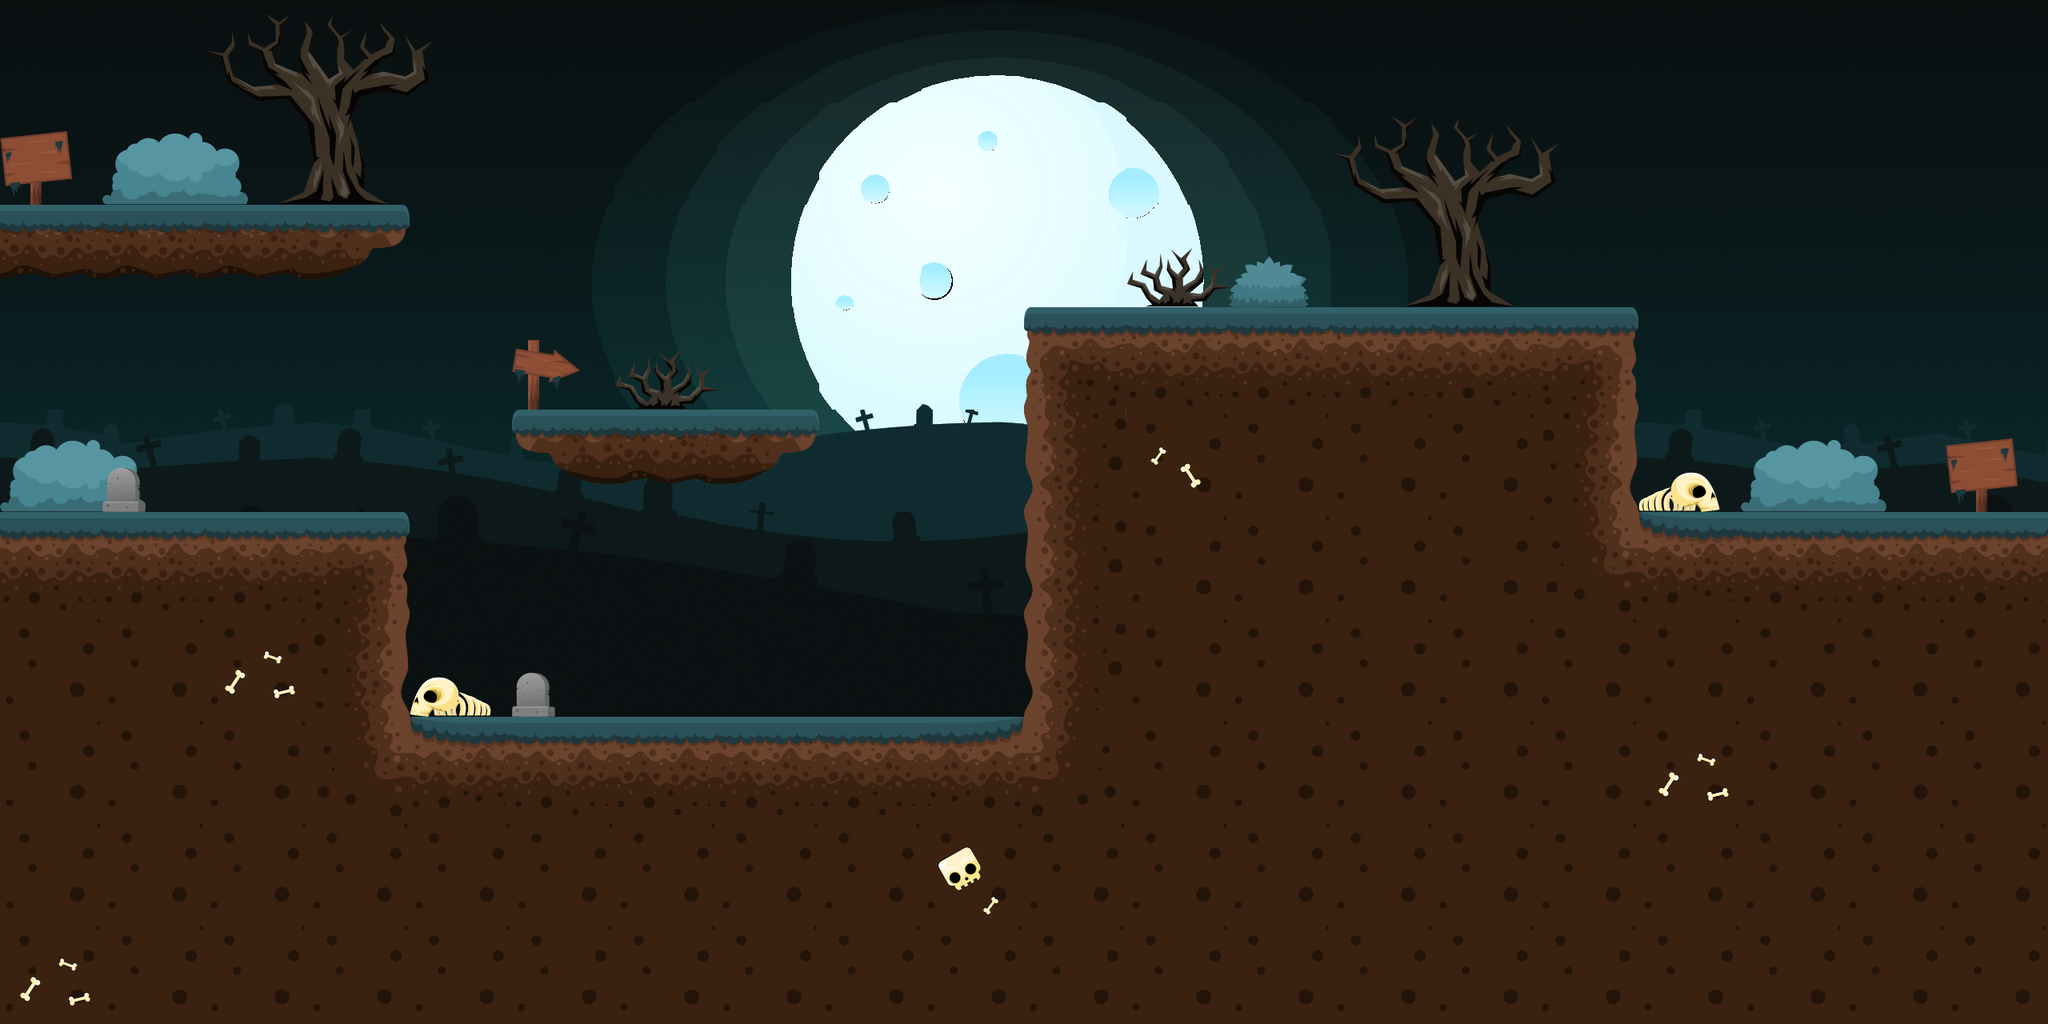

Rendered tile map (Tiled .tmx) drawn with the repository's tilesets; below, a short description and the full map source, tile grids included:
An orthogonal 20x10 tile map with 128x128 px tiles, 3 tile layers (background, Tile Layer 1, assets), 31 tilesets.

<map version="1.2" tiledversion="1.2.1" orientation="orthogonal" renderorder="right-down" width="20" height="10" tilewidth="128" tileheight="128" infinite="0" nextlayerid="4" nextobjectid="1">
 <tileset firstgid="1" source="Tiletwo.tsx" />
 <tileset firstgid="197" name="ArrowSign" tilewidth="86" tileheight="87" tilecount="1" columns="0">
  <grid orientation="orthogonal" width="1" height="1" />
  <tile id="0">
   <image width="86" height="87" source="ArrowSign.png" />
  </tile>
 </tileset>
 <tileset firstgid="198" name="Bush (1)" tilewidth="182" tileheight="90" tilecount="1" columns="0">
  <grid orientation="orthogonal" width="1" height="1" />
  <tile id="0">
   <image width="182" height="90" source="Bush (1).png" />
  </tile>
 </tileset>
 <tileset firstgid="199" name="Bush (2)" tilewidth="100" tileheight="64" tilecount="1" columns="0">
  <grid orientation="orthogonal" width="1" height="1" />
  <tile id="0">
   <image width="100" height="64" source="Bush (2).png" />
  </tile>
 </tileset>
 <tileset firstgid="200" name="Crate" tilewidth="106" tileheight="106" tilecount="1" columns="0">
  <grid orientation="orthogonal" width="1" height="1" />
  <tile id="0">
   <image width="106" height="106" source="Crate.png" />
  </tile>
 </tileset>
 <tileset firstgid="201" name="DeadBush" tilewidth="132" tileheight="74" tilecount="1" columns="0">
  <grid orientation="orthogonal" width="1" height="1" />
  <tile id="0">
   <image width="132" height="74" source="DeadBush.png" />
  </tile>
 </tileset>
 <tileset firstgid="202" name="Sign" tilewidth="91" tileheight="93" tilecount="1" columns="0">
  <grid orientation="orthogonal" width="1" height="1" />
  <tile id="0">
   <image width="91" height="93" source="Sign.png" />
  </tile>
 </tileset>
 <tileset firstgid="203" name="Skeleton" tilewidth="102" tileheight="50" tilecount="1" columns="0">
  <grid orientation="orthogonal" width="1" height="1" />
  <tile id="0">
   <image width="102" height="50" source="Skeleton.png" />
  </tile>
 </tileset>
 <tileset firstgid="204" name="TombStone (1)" tilewidth="54" tileheight="55" tilecount="1" columns="0">
  <grid orientation="orthogonal" width="1" height="1" />
  <tile id="0">
   <image width="54" height="55" source="TombStone (1).png" />
  </tile>
 </tileset>
 <tileset firstgid="205" name="TombStone (2)" tilewidth="53" tileheight="76" tilecount="1" columns="0">
  <grid orientation="orthogonal" width="1" height="1" />
  <tile id="0">
   <image width="53" height="76" source="TombStone (2).png" />
  </tile>
 </tileset>
 <tileset firstgid="206" name="Tree" tilewidth="286" tileheight="239" tilecount="1" columns="0">
  <grid orientation="orthogonal" width="1" height="1" />
  <tile id="0">
   <image width="286" height="239" source="Tree.png" />
  </tile>
 </tileset>
 <tileset firstgid="207" name="Bone (1)" tilewidth="128" tileheight="128" tilecount="1" columns="0">
  <grid orientation="orthogonal" width="1" height="1" />
  <tile id="0">
   <image width="128" height="128" source="Bone (1).png" />
  </tile>
 </tileset>
 <tileset firstgid="208" name="Bone (2)" tilewidth="128" tileheight="128" tilecount="1" columns="0">
  <grid orientation="orthogonal" width="1" height="1" />
  <tile id="0">
   <image width="128" height="128" source="Bone (2).png" />
  </tile>
 </tileset>
 <tileset firstgid="209" name="Bone (3)" tilewidth="128" tileheight="128" tilecount="1" columns="0">
  <grid orientation="orthogonal" width="1" height="1" />
  <tile id="0">
   <image width="128" height="128" source="Bone (3).png" />
  </tile>
 </tileset>
 <tileset firstgid="210" name="Bone (4)" tilewidth="128" tileheight="128" tilecount="1" columns="0">
  <grid orientation="orthogonal" width="1" height="1" />
  <tile id="0">
   <image width="128" height="128" source="Bone (4).png" />
  </tile>
 </tileset>
 <tileset firstgid="211" name="Tile (1)" tilewidth="128" tileheight="128" tilecount="1" columns="0">
  <grid orientation="orthogonal" width="1" height="1" />
  <tile id="0">
   <image width="128" height="128" source="Tile (1).png" />
  </tile>
 </tileset>
 <tileset firstgid="212" name="Tile (2)" tilewidth="128" tileheight="128" tilecount="1" columns="0">
  <grid orientation="orthogonal" width="1" height="1" />
  <tile id="0">
   <image width="128" height="128" source="Tile (2).png" />
  </tile>
 </tileset>
 <tileset firstgid="213" name="Tile (3)" tilewidth="128" tileheight="128" tilecount="1" columns="0">
  <grid orientation="orthogonal" width="1" height="1" />
  <tile id="0">
   <image width="128" height="128" source="Tile (3).png" />
  </tile>
 </tileset>
 <tileset firstgid="214" name="Tile (4)" tilewidth="128" tileheight="128" tilecount="1" columns="0">
  <grid orientation="orthogonal" width="1" height="1" />
  <tile id="0">
   <image width="128" height="128" source="Tile (4).png" />
  </tile>
 </tileset>
 <tileset firstgid="215" name="Tile (5)" tilewidth="128" tileheight="128" tilecount="1" columns="0">
  <grid orientation="orthogonal" width="1" height="1" />
  <tile id="0">
   <image width="128" height="128" source="Tile (5).png" />
  </tile>
 </tileset>
 <tileset firstgid="216" name="Tile (6)" tilewidth="128" tileheight="128" tilecount="1" columns="0">
  <grid orientation="orthogonal" width="1" height="1" />
  <tile id="0">
   <image width="128" height="128" source="Tile (6).png" />
  </tile>
 </tileset>
 <tileset firstgid="217" name="Tile (7)" tilewidth="128" tileheight="128" tilecount="1" columns="0">
  <grid orientation="orthogonal" width="1" height="1" />
  <tile id="0">
   <image width="128" height="128" source="Tile (7).png" />
  </tile>
 </tileset>
 <tileset firstgid="218" name="Tile (8)" tilewidth="128" tileheight="128" tilecount="1" columns="0">
  <grid orientation="orthogonal" width="1" height="1" />
  <tile id="0">
   <image width="128" height="128" source="Tile (8).png" />
  </tile>
 </tileset>
 <tileset firstgid="219" name="Tile (9)" tilewidth="128" tileheight="128" tilecount="1" columns="0">
  <grid orientation="orthogonal" width="1" height="1" />
  <tile id="0">
   <image width="128" height="128" source="Tile (9).png" />
  </tile>
 </tileset>
 <tileset firstgid="220" name="Tile (10)" tilewidth="128" tileheight="128" tilecount="1" columns="0">
  <grid orientation="orthogonal" width="1" height="1" />
  <tile id="0">
   <image width="128" height="128" source="Tile (10).png" />
  </tile>
 </tileset>
 <tileset firstgid="221" name="Tile (11)" tilewidth="128" tileheight="128" tilecount="1" columns="0">
  <grid orientation="orthogonal" width="1" height="1" />
  <tile id="0">
   <image width="128" height="128" source="Tile (11).png" />
  </tile>
 </tileset>
 <tileset firstgid="222" name="Tile (12)" tilewidth="128" tileheight="128" tilecount="1" columns="0">
  <grid orientation="orthogonal" width="1" height="1" />
  <tile id="0">
   <image width="128" height="128" source="Tile (12).png" />
  </tile>
 </tileset>
 <tileset firstgid="223" name="Tile (13)" tilewidth="128" tileheight="128" tilecount="1" columns="0">
  <grid orientation="orthogonal" width="1" height="1" />
  <tile id="0">
   <image width="128" height="128" source="Tile (13).png" />
  </tile>
 </tileset>
 <tileset firstgid="224" name="Tile (14)" tilewidth="128" tileheight="128" tilecount="1" columns="0">
  <grid orientation="orthogonal" width="1" height="1" />
  <tile id="0">
   <image width="128" height="128" source="Tile (14).png" />
  </tile>
 </tileset>
 <tileset firstgid="225" name="Tile (15)" tilewidth="128" tileheight="128" tilecount="1" columns="0">
  <grid orientation="orthogonal" width="1" height="1" />
  <tile id="0">
   <image width="128" height="128" source="Tile (15).png" />
  </tile>
 </tileset>
 <tileset firstgid="226" source="Tile2.tsx" />
 <layer id="3" name="background" width="20" height="10">
  <data encoding="csv">
304,315,316,304,305,306,307,308,309,310,311,312,313,314,315,316,304,305,315,305,
317,328,329,317,318,319,320,321,322,323,324,325,326,327,328,329,317,318,328,318,
330,341,342,330,331,332,333,334,335,336,337,338,339,340,341,342,330,331,341,331,
343,354,355,343,344,345,346,347,348,349,350,351,352,353,354,355,343,344,354,344,
356,367,368,356,357,358,359,360,361,362,363,364,365,366,367,368,356,357,367,357,
369,380,381,369,370,371,372,373,374,375,376,377,378,379,380,381,369,370,380,370,
382,393,394,382,383,384,385,386,387,388,389,390,391,392,393,394,382,383,393,383,
0,0,0,0,0,0,0,0,0,0,0,0,0,0,0,0,0,0,0,0,
0,0,0,0,0,0,0,0,0,0,0,0,0,0,0,0,0,0,0,0,
0,0,0,0,0,0,0,0,0,0,0,0,0,0,0,0,0,0,0,0
</data>
 </layer>
 <layer id="1" name="Tile Layer 1" width="20" height="10">
  <data encoding="csv">
0,0,0,0,0,0,0,0,0,0,0,0,0,0,0,0,0,0,0,0,
0,0,0,0,0,0,0,0,0,0,0,0,0,0,0,0,0,0,0,0,
225,225,225,2147483872,0,0,0,0,0,0,0,0,0,0,0,0,0,0,0,0,
0,0,0,0,0,0,0,0,0,0,211,212,212,212,212,213,0,0,0,0,
0,0,0,0,0,224,225,2147483872,0,0,214,215,215,215,215,216,0,0,0,0,
212,212,212,213,0,0,0,0,0,0,214,215,215,215,215,220,221,212,212,212,
215,215,215,216,0,0,0,0,0,0,214,215,215,215,215,215,215,215,215,215,
215,215,215,220,221,212,212,212,212,217,218,215,215,215,215,215,215,215,215,215,
215,215,215,215,215,215,215,215,215,215,215,215,215,215,215,215,215,215,215,215,
215,215,215,215,215,215,215,215,215,215,215,215,215,215,215,215,215,215,215,215
</data>
 </layer>
 <layer id="2" name="assets" width="20" height="10">
  <data encoding="csv">
0,0,0,0,0,0,0,0,0,0,0,0,0,0,0,0,0,0,0,0,
202,198,206,0,0,0,0,0,0,0,0,0,0,0,0,0,0,0,0,0,
0,0,0,0,0,0,0,0,0,0,0,201,199,206,0,0,0,0,0,0,
0,0,0,0,0,197,201,0,0,0,0,0,0,0,0,0,0,0,0,0,
198,204,0,0,0,0,0,0,0,0,0,210,0,0,0,0,2147483851,198,0,202,
0,0,0,0,0,0,0,0,0,0,0,0,0,0,0,0,0,0,0,0,
0,0,209,0,203,204,0,0,0,0,0,0,0,0,0,0,0,0,0,0,
0,0,0,0,0,0,0,0,0,0,0,0,0,0,0,0,209,0,0,0,
0,0,0,0,0,0,0,0,0,207,0,0,0,0,0,0,0,0,0,0,
209,0,0,0,0,0,0,0,0,0,0,0,0,0,0,0,0,0,0,0
</data>
 </layer>
</map>
